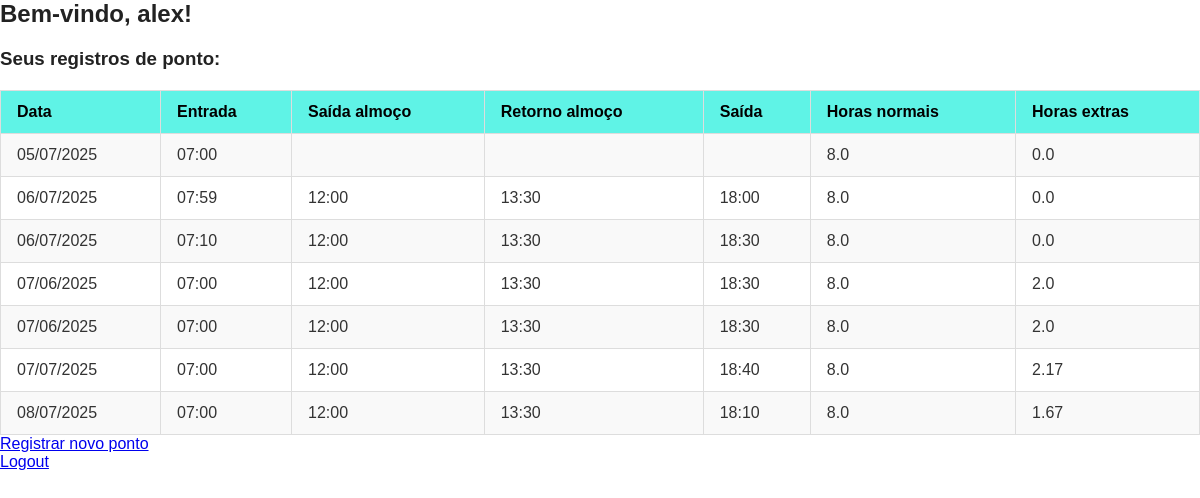
The app's page /funcionario (signed in) with its own data.
### app.py (models this page shows)
class Funcionario(db.Model):
    id = db.Column(db.Integer, primary_key=True)
    nome = db.Column(db.String(100), nullable=False)
    cpf = db.Column(db.String(14), unique=True, nullable=False)
    whatsapp = db.Column(db.String(20))
    senha = db.Column(db.String(100), nullable=False)
    registros = db.relationship('RegistroPonto', backref='funcionario', lazy=True)

class RegistroPonto(db.Model):
    id = db.Column(db.Integer, primary_key=True)
    funcionario_id = db.Column(db.Integer, db.ForeignKey('funcionario.id'), nullable=False)
    data = db.Column(db.Date, nullable=False)
    entrada = db.Column(db.String(5))
    saida_almoco = db.Column(db.String(5))
    retorno_almoco = db.Column(db.String(5))
    saida = db.Column(db.String(5))
    horas_normais = db.Column(db.Float)
    horas_extras = db.Column(db.Float)
    data_registro = db.Column(db.DateTime, default=datetime.utcnow)

### app.py (the view)
@app.route('/funcionario')
def funcionario_dashboard():
    if session.get('tipo') != 'funcionario':
        return redirect('/')
    user = Funcionario.query.get(session['user_id'])
    registros = RegistroPonto.query.filter_by(funcionario_id=user.id).all()
    return render_template('dashboard_funcionario.html', user=user, registros=registros)

### templates/dashboard_funcionario.html (shortened to what this page needs)
<!DOCTYPE html>
<html lang="pt-BR">
<head>
  <link rel="stylesheet" href="{{ url_for('static', filename='style.css') }}">
</head>
<body>
  <h2>Bem-vindo, {{ user.nome }}!</h2>
  <h3>Seus registros de ponto:</h3>
  <table border="1" cellpadding="8" cellspacing="0">
    <tr>
      <th>Data</th>
      <th>Entrada</th>
      <th>Saída almoço</th>
      <th>Retorno almoço</th>
      <th>Saída</th>
      <th>Horas normais</th>
      <th>Horas extras</th>
    </tr>
    {% for reg in registros %}
    <tr>
      <td>{{ reg.data.strftime('%d/%m/%Y') }}</td>
      <td>{{ reg.entrada }}</td>
      <td>{{ reg.saida_almoco }}</td>
      <td>{{ reg.retorno_almoco }}</td>
      <td>{{ reg.saida }}</td>
      <td>{{ reg.horas_normais }}</td>
      <td>{{ reg.horas_extras }}</td>
    </tr>
    {% endfor %}
  </table>
  <p><a href="{{ url_for('registrar_ponto') }}">Registrar novo ponto</a></p>
  <p><a href="{{ url_for('login') }}">Logout</a></p>
</body>
</html>

### static/style.css (style rules this page uses)
* { margin: 0; padding: 0; box-sizing: border-box; }
body { font-family: 'Montserrat', Arial, sans-serif; background-color: #ffffff; color: #333; min-height: 100vh; }
h1, h2, h3 { color: #222; margin-bottom: 20px; }
table { width: 100%; border-collapse: collapse; margin-top: 20px; }
table th, table td { border: 1px solid #ddd; padding: 12px 16px; text-align: left; }
table th { background-color: #5ff3e6; color: #000; font-weight: bold; }
table tr:nth-child(even) { background-color: #f9f9f9; }

### records on screen
Funcionario: nome "alex"
RegistroPonto: data "05/07/2025", entrada "07:00", horas_normais "8.0", horas_extras "0.0"
RegistroPonto: data "06/07/2025", entrada "07:59", saida_almoco "12:00", retorno_almoco "13:30", saida "18:00", horas_normais "8.0", horas_extras "0.0"
RegistroPonto: data "06/07/2025", entrada "07:10", saida_almoco "12:00", retorno_almoco "13:30", saida "18:30", horas_normais "8.0", horas_extras "0.0"
RegistroPonto: data "07/06/2025", entrada "07:00", saida_almoco "12:00", retorno_almoco "13:30", saida "18:30", horas_normais "8.0", horas_extras "2.0"
RegistroPonto: data "07/06/2025", entrada "07:00", saida_almoco "12:00", retorno_almoco "13:30", saida "18:30", horas_normais "8.0", horas_extras "2.0"
RegistroPonto: data "07/07/2025", entrada "07:00", saida_almoco "12:00", retorno_almoco "13:30", saida "18:40", horas_normais "8.0", horas_extras "2.17"
RegistroPonto: data "08/07/2025", entrada "07:00", saida_almoco "12:00", retorno_almoco "13:30", saida "18:10", horas_normais "8.0", horas_extras "1.67"
